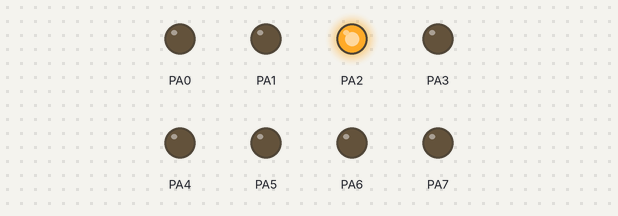
The program below on a simulated ATmega644, built with avr-gcc and emulated at 3.2768 MHz. On the bench: output pins drawn as LEDs (lit = HIGH).

Above: at 0.52 s.
At 0.87 s:
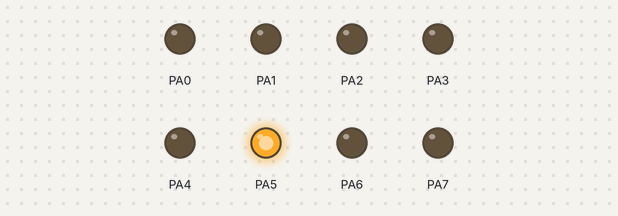
At 1.4 s:
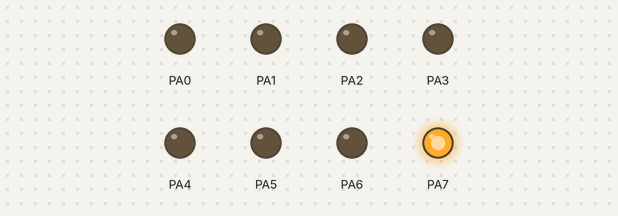
At 3.15 s:
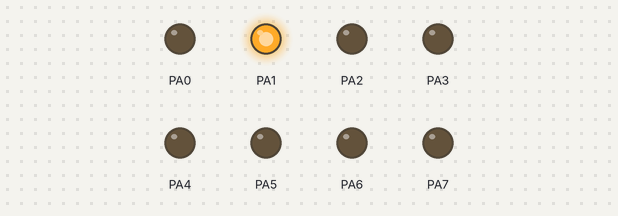
At 4.55 s:
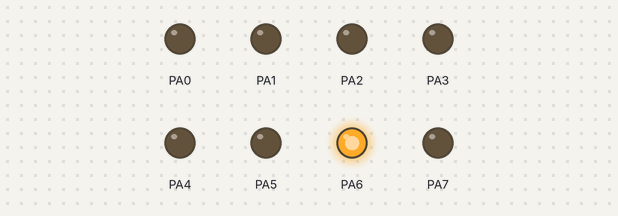
At 5.6 s:
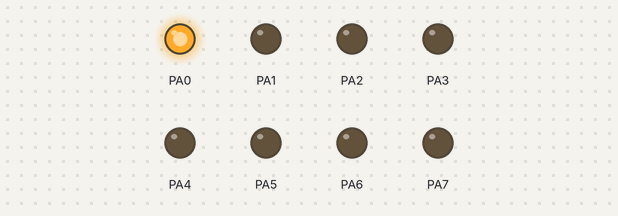
Timing chart, 0 to 6.4 s (numbered marks = the images above):
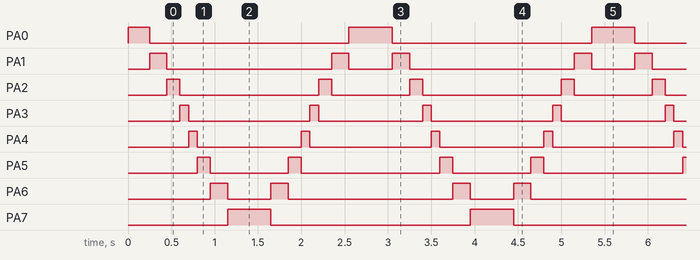

The program:

main.c
```c
/*
 * main.c
 *
 * Larson Scanner to test the Smart Card toolchain and hardware
 *
 *  Created on: Apr 29, 2015
 *      Author: ga68gug
 */

#include <avr/io.h>
#include <util/delay.h>

int main() {

	DDRA = 0xFF;
	PORTA = 0x01;

	// Easy Scanner
	while(0) {
		PORTA <<= 1;
		if(PORTA == 0x00) PORTA = 0x01;
		_delay_ms(100);
	}

	// Better scanner
	while(1) {
		PORTA = 0b00000001;
		_delay_ms(250);
		PORTA = 0b00000010;
		_delay_ms(200);
		PORTA = 0b00000100;
		_delay_ms(150);
		PORTA = 0b00001000;
		_delay_ms(100);
		PORTA = 0b00010000;
		_delay_ms(100);
		PORTA = 0b00100000;
		_delay_ms(150);
		PORTA = 0b01000000;
		_delay_ms(200);
		PORTA = 0b10000000;
		_delay_ms(250);

		PORTA = 0b10000000;
		_delay_ms(250);
		PORTA = 0b01000000;
		_delay_ms(200);
		PORTA = 0b00100000;
		_delay_ms(150);
		PORTA = 0b00010000;
		_delay_ms(100);
		PORTA = 0b00001000;
		_delay_ms(100);
		PORTA = 0b00000100;
		_delay_ms(150);
		PORTA = 0b00000010;
		_delay_ms(200);
		PORTA = 0b00000001;
		_delay_ms(250);


	}
}
```

Measured:
- by itself, PA0: repeats every 2.8 s: LOW 2.3 s, HIGH 0.50 s
- by itself, PA1: repeats every 2.8 s: LOW 1.9 s, HIGH 0.20 s, LOW 0.50 s, HIGH 0.20 s
- by itself, PA2: repeats every 2.8 s: LOW 1.6 s, HIGH 0.15 s, LOW 0.90 s, HIGH 0.15 s
- by itself, PA3, PA4: alternates HIGH for 0.10 s and LOW for 1.3 s
- by itself, PA5: repeats every 2.8 s: LOW 0.90 s, HIGH 0.15 s, LOW 1.6 s, HIGH 0.15 s
- by itself, PA6: repeats every 2.8 s: LOW 0.50 s, HIGH 0.20 s, LOW 1.9 s, HIGH 0.20 s
- by itself, PA7: alternates HIGH for 0.50 s and LOW for 2.3 s
